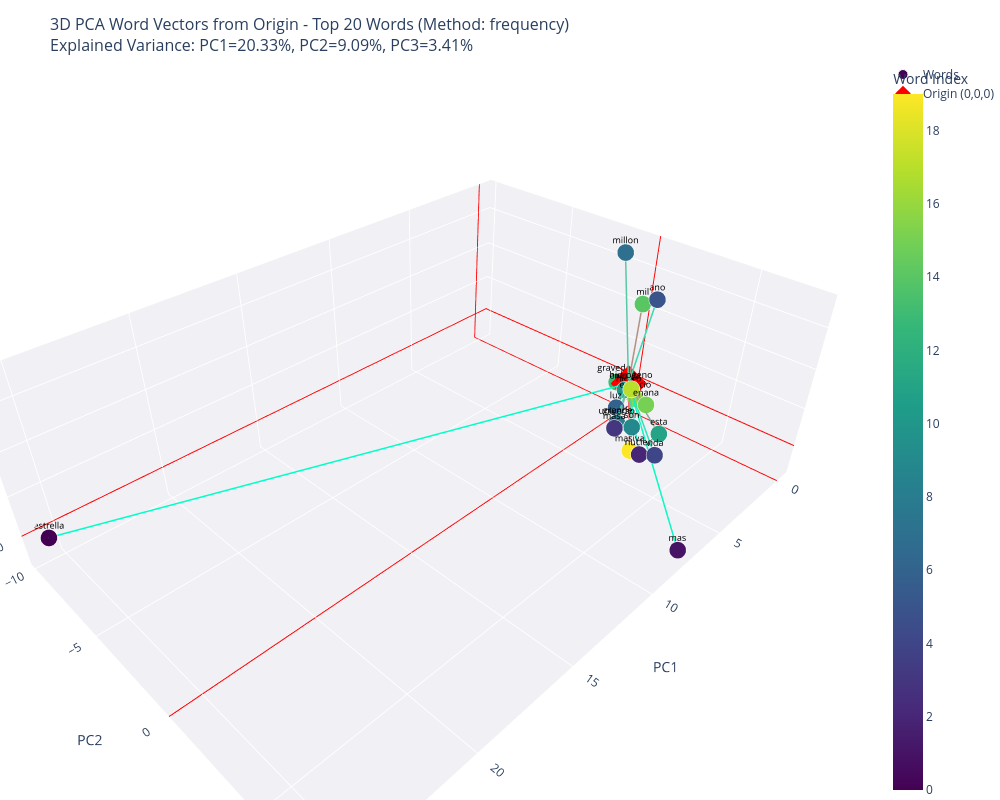

Notebook code cell kept with this figure:
### Code cell
co_ocurrence.apply_pca()

co_ocurrence.plot_3d_interactive()

### Figure 1 — Plotly figure (JSON) as saved in the notebook; plotly's stock layout.template omitted (floating-point values rounded to 4 significant figures)
{"data": [{"hoverinfo": "skip", "line": {"color": "rgb(0, 255, 200)", "width": 3}, "mode": "lines", "showlegend": false, "type": "scatter3d", "x": [0, 25.5], "y": [0, -9.808], "z": [0, -0.233]}, {"hoverinfo": "skip", "line": {"color": "rgb(12, 247, 195)", "width": 3}, "mode": "lines", "showlegend": false, "type": "scatter3d", "x": [0, 7.408], "y": [0, 7.748], "z": [0, -1.244]}, {"hoverinfo": "skip", "line": {"color": "rgb(25, 239, 190)", "width": 3}, "mode": "lines", "showlegend": false, "type": "scatter3d", "x": [0, 3.724], "y": [0, 3.275], "z": [0, -0.7013]}, {"hoverinfo": "skip", "line": {"color": "rgb(38, 231, 185)", "width": 3}, "mode": "lines", "showlegend": false, "type": "scatter3d", "x": [0, 2.895], "y": [0, 1.303], "z": [0, -0.6291]}, {"hoverinfo": "skip", "line": {"color": "rgb(51, 224, 180)", "width": 3}, "mode": "lines", "showlegend": false, "type": "scatter3d", "x": [0, 3.705], "y": [0, 4.035], "z": [0, -0.3485]}, {"hoverinfo": "skip", "line": {"color": "rgb(63, 216, 175)", "width": 3}, "mode": "lines", "showlegend": false, "type": "scatter3d", "x": [0, 1.755], "y": [0, 1.832], "z": [0, 5.914]}, {"hoverinfo": "skip", "line": {"color": "rgb(76, 208, 170)", "width": 3}, "mode": "lines", "showlegend": false, "type": "scatter3d", "x": [0, 1.683], "y": [0, 0.5051], "z": [0, -0.4059]}, {"hoverinfo": "skip", "line": {"color": "rgb(89, 200, 165)", "width": 3}, "mode": "lines", "showlegend": false, "type": "scatter3d", "x": [0, 1.191], "y": [0, -0.4215], "z": [0, 7.23]}, {"hoverinfo": "skip", "line": {"color": "rgb(102, 193, 160)", "width": 3}, "mode": "lines", "showlegend": false, "type": "scatter3d", "x": [0, 2.567], "y": [0, 1.204], "z": [0, -0.5413]}, {"hoverinfo": "skip", "line": {"color": "rgb(114, 185, 155)", "width": 3}, "mode": "lines", "showlegend": false, "type": "scatter3d", "x": [0, 2.777], "y": [0, 2.142], "z": [0, -0.2087]}, {"hoverinfo": "skip", "line": {"color": "rgb(127, 177, 150)", "width": 3}, "mode": "lines", "showlegend": false, "type": "scatter3d", "x": [0, 0.4342], "y": [0, 0.1092], "z": [0, -0.1287]}, {"hoverinfo": "skip", "line": {"color": "rgb(140, 169, 145)", "width": 3}, "mode": "lines", "showlegend": false, "type": "scatter3d", "x": [0, 2.656], "y": [0, 3.502], "z": [0, 0.02344]}, {"hoverinfo": "skip", "line": {"color": "rgb(153, 162, 140)", "width": 3}, "mode": "lines", "showlegend": false, "type": "scatter3d", "x": [0, 2.516], "y": [0, 1.224], "z": [0, -0.6425]}, {"hoverinfo": "skip", "line": {"color": "rgb(165, 154, 135)", "width": 3}, "mode": "lines", "showlegend": false, "type": "scatter3d", "x": [0, -0.09211], "y": [0, -0.7482], "z": [0, -0.2917]}, {"hoverinfo": "skip", "line": {"color": "rgb(178, 146, 130)", "width": 3}, "mode": "lines", "showlegend": false, "type": "scatter3d", "x": [0, 1.195], "y": [0, 0.823], "z": [0, 5.131]}, {"hoverinfo": "skip", "line": {"color": "rgb(191, 138, 125)", "width": 3}, "mode": "lines", "showlegend": false, "type": "scatter3d", "x": [0, 1.409], "y": [0, 1.922], "z": [0, 0.2924]}, {"hoverinfo": "skip", "line": {"color": "rgb(204, 131, 120)", "width": 3}, "mode": "lines", "showlegend": false, "type": "scatter3d", "x": [0, 0.7791], "y": [0, 0.9571], "z": [0, -0.1082]}, {"hoverinfo": "skip", "line": {"color": "rgb(216, 123, 115)", "width": 3}, "mode": "lines", "showlegend": false, "type": "scatter3d", "x": [0, 1.1], "y": [0, 0.8368], "z": [0, 0.5407]}, {"hoverinfo": "skip", "line": {"color": "rgb(229, 115, 110)", "width": 3}, "mode": "lines", "showlegend": false, "type": "scatter3d", "x": [0, 0.2301], "y": [0, 0.2134], "z": [0, -0.2245]}, {"hoverinfo": "skip", "line": {"color": "rgb(242, 107, 105)", "width": 3}, "mode": "lines", "showlegend": false, "type": "scatter3d", "x": [0, 3.687], "y": [0, 2.749], "z": [0, -0.7753]}, {"hovertemplate": "<b>%{text}</b><br>PC1: %{x:.3f}<br>PC2: %{y:.3f}<br>PC3: %{z:.3f}<br><extra></extra>", "marker": {"color": [0, 1, 2, 3, 4, 5, 6, 7, 8, 9, 10, 11, 12, 13, 14, 15, 16, 17, 18, 19], "colorbar": {"title": {"text": "Word Index"}, "x": 1.02}, "colorscale": [[0, "#440154"], [0.1111, "#482878"], [0.2222, "#3e4989"], [0.3333, "#31688e"], [0.4444, "#26828e"], [0.5556, "#1f9e89"], [0.6667, "#35b779"], [0.7778, "#6ece58"], [0.8889, "#b5de2b"], [1, "#fde725"]], "line": {"color": "white", "width": 1}, "showscale": true, "size": 10}, "mode": "markers+text", "name": "Words", "text": ["estrella", "mas", "nucleo", "masa", "vida", "ano", "luz", "millon", "universo", "son", "energia", "esta", "grande", "gravedad", "mil", "enana", "espacio", "hidrogeno", "hierro", "masiva"], "textfont": {"color": "black", "size": 9}, "textposition": "top center", "type": "scatter3d", "x": [25.5, 7.408, 3.724, 2.895, 3.705, 1.755, 1.683, 1.191, 2.567, 2.777, 0.4342, 2.656, 2.516, -0.09211, 1.195, 1.409, 0.7791, 1.1, 0.2301, 3.687], "y": [-9.808, 7.748, 3.275, 1.303, 4.035, 1.832, 0.5051, -0.4215, 1.204, 2.142, 0.1092, 3.502, 1.224, -0.7482, 0.823, 1.922, 0.9571, 0.8368, 0.2134, 2.749], "z": [-0.233, -1.244, -0.7013, -0.6291, -0.3485, 5.914, -0.4059, 7.23, -0.5413, -0.2087, -0.1287, 0.02344, -0.6425, -0.2917, 5.131, 0.2924, -0.1082, 0.5407, -0.2245, -0.7753]}, {"hovertemplate": "<b>Origin</b><br>PC1: 0<br>PC2: 0<br>PC3: 0<extra></extra>", "marker": {"color": "red", "size": 12, "symbol": "diamond"}, "mode": "markers", "name": "Origin (0,0,0)", "type": "scatter3d", "x": [0], "y": [0], "z": [0]}], "layout": {"height": 800, "hovermode": "closest", "margin": {"b": 0, "l": 0, "r": 0, "t": 60}, "scene": {"xaxis": {"backgroundcolor": "rgb(240, 240, 245)", "gridcolor": "white", "showbackground": true, "title": {"text": "PC1"}, "zeroline": true, "zerolinecolor": "red", "zerolinewidth": 2}, "yaxis": {"backgroundcolor": "rgb(240, 240, 245)", "gridcolor": "white", "showbackground": true, "title": {"text": "PC2"}, "zeroline": true, "zerolinecolor": "red", "zerolinewidth": 2}, "zaxis": {"backgroundcolor": "rgb(240, 240, 245)", "gridcolor": "white", "showbackground": true, "title": {"text": "PC3"}, "zeroline": true, "zerolinecolor": "red", "zerolinewidth": 2}}, "showlegend": true, "title": {"font": {"size": 16}, "text": "3D PCA Word Vectors from Origin - Top 20 Words (Method: frequency)<br>Explained Variance: PC1=20.33%, PC2=9.09%, PC3=3.41%"}, "width": 1000}}
